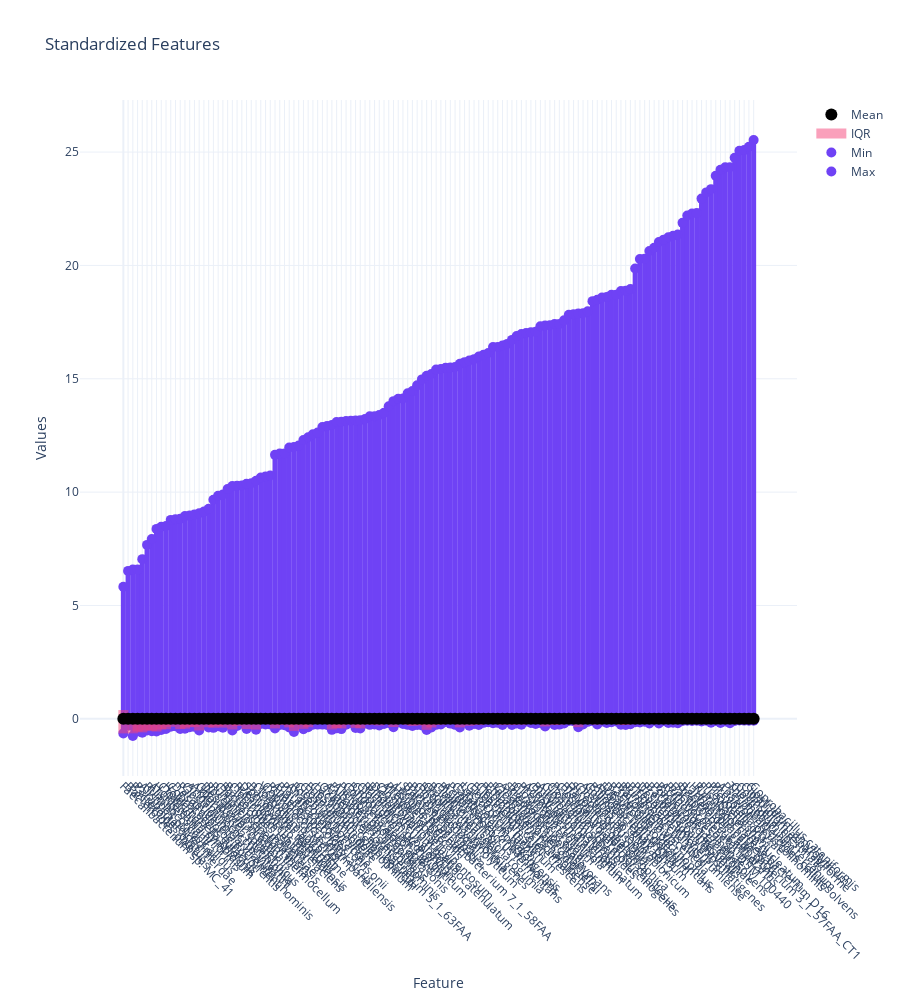
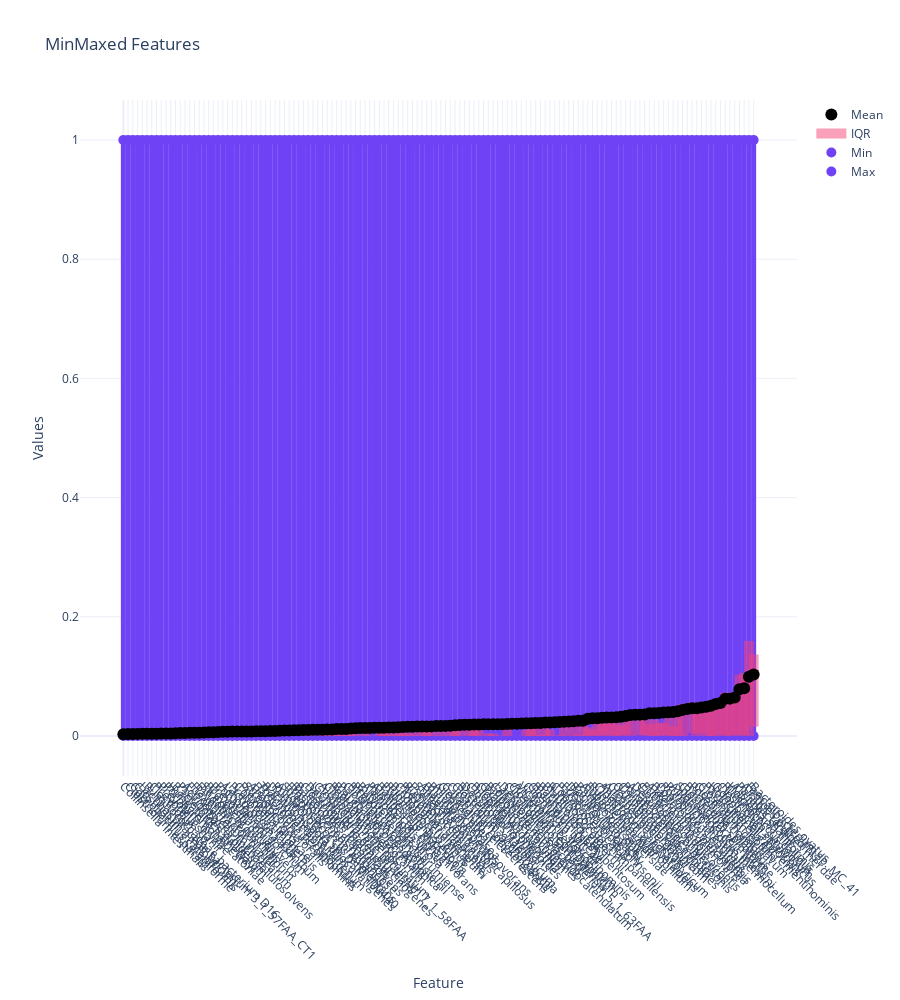

Notebook cell for these charts, in order:
### Code cell
plot_feature_spans(
    bacteria_zscaled, title="Standardized Features", sort_features_by="max"
)
plot_feature_spans(
    bacteria_mmscaled, title="MinMaxed Features"
)
